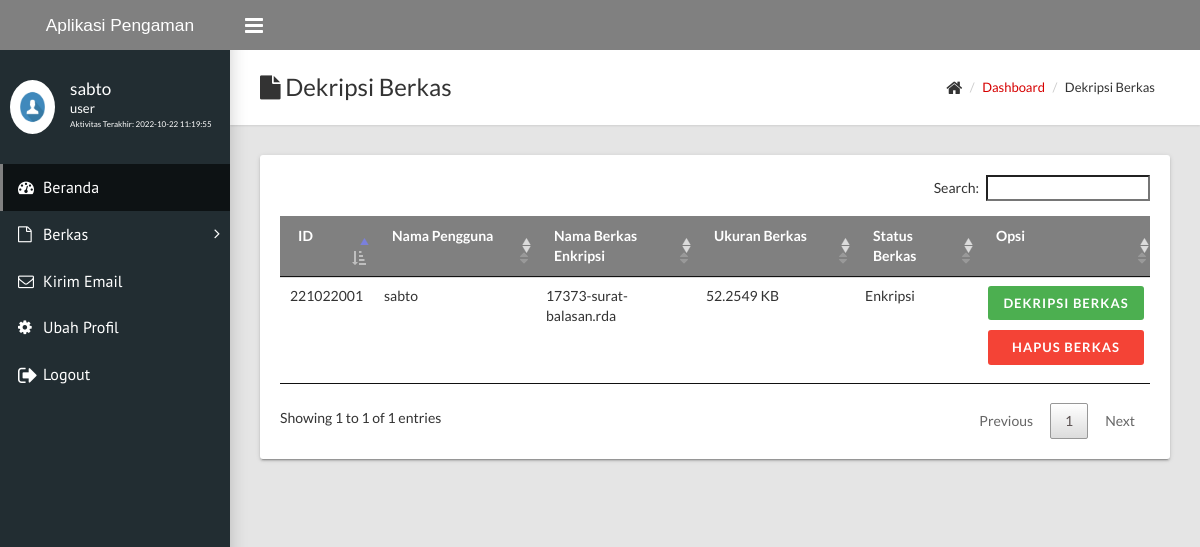
/dashboard/decrypt.php (signed in), run on the app's committed database.
### tables this page shows
CREATE TABLE `users` (
  `username` varchar(15) NOT NULL,
  `password` varchar(100) DEFAULT NULL,
  `email` varchar(100) NOT NULL,
  `fullname` varchar(50) DEFAULT NULL,
  `job_title` varchar(50) DEFAULT NULL,
  `img` text DEFAULT NULL,
  `verifikasi` enum('Ya','Tidak','Blokir') NOT NULL,
  `join_date` timestamp NULL DEFAULT NULL,
  `last_activity` timestamp NULL DEFAULT NULL,
  `status` enum('1','2') DEFAULT NULL,
  `token` varchar(200) NOT NULL
);

CREATE TABLE `file` (
  `id_file` int(11) NOT NULL,
  `username` varchar(15) DEFAULT NULL,
  `file_name_source` varchar(255) DEFAULT NULL,
  `file_name_finish` varchar(255) DEFAULT NULL,
  `file_url` varchar(255) DEFAULT NULL,
  `file_size` float DEFAULT NULL,
  `password` varchar(16) NOT NULL,
  `tgl_upload` timestamp NULL DEFAULT NULL,
  `status` enum('1','2') DEFAULT NULL,
  `keterangan` varchar(255) DEFAULT NULL
);

### dashboard/decrypt.php (the view, shortened to what this page needs)
<?php
include('../config.php');
$last = $_SESSION['username'];
?>
<!DOCTYPE html>
<html>
<head>
    <link rel="stylesheet" type="text/css" href="../assets/css/main_3.css">
    <link rel="stylesheet" type="text/css" href="../assets/plugins/datatables/css/jquery.dataTables.css">
</head>
<body class="sidebar-mini fixed">
    <?php include('navmenu.php'); ?>
    <div class="content-wrapper">
        <div class="page-title">
            <div>
                <h1><i class="fa fa-file"></i> Dekripsi Berkas</h1>
            </div>
            <div>
                <ul class="breadcrumb">
                    <li><i class="fa fa-home fa-lg"></i></li>
                    <li><a href="index.php">Dashboard</a></li>
                    <li>Dekripsi Berkas</li>
                </ul>
            </div>
        </div>
        <div class="row">
            <div class="col-md-12">
                <div class="card">
                    <div class="card-body">
                        <div class="table-responsive">
                            <table id="file" class="table striped">
                                <thead class="bg-primary">
                                    <tr>
                                        <td width="5%"><strong>ID</strong></td>
                                        <td width="20%"><strong>Nama Pengguna</strong></td>
                                        <td width="20%"><strong>Nama Berkas Enkripsi</strong></td>
                                        <td width="20%"><strong>Ukuran Berkas</strong></td>
                                        <td width="15%"><strong>Status Berkas</strong></td>
                                        <td width="10%"><strong>Opsi</strong></td>
                                    </tr>
                                </thead>
                                <tbody>
                                    <?php
                                    $query = mysqli_query($connect, "SELECT * FROM file");
                                    while ($data = mysqli_fetch_array($query)) { ?>
                                    <tr>
                                        <td><?php echo $data['id_file']; ?></td>
                                        <td><?php echo $data['username']; ?></td>
                                        <td><?php echo $data['file_name_finish']; ?></td>
                                        <td><?php echo $data['file_size']; ?> KB</td>
                                        <td><?php if ($data['status'] == 1) {
                                                echo "Enkripsi";
                                            } elseif ($data['status'] == 2) {
                                                echo "Dekripsi";
                                            } else {
                                                echo "Status Tidak Diketahui";
                                            }
                                            ?></td>
                                        <td>
                                            <?php
                                                $a = $data['id_file'];
                                                if ($data['status'] == 1) {
                                                  echo '<a href="decrypt-file.php?id_file=' . $a . '" class="btn btn-success" style="width:100%; margin-bottom : 10px;">Dekripsi Berkas</a> <br>';
                                              }
                                              ?>
                                            <a href="delete_file.php?id=<?php echo $data['id_file']; ?>"
                                                class="btn btn-danger" style="width:100%; margin-bottom : 10px;">Hapus
                                                Berkas</a> <br>
                                        </td>
                                    </tr>
                                    <?php
                                        } ?>
                                </tbody>
                            </table>
                        </div>
                    </div>
                </div>
            </div>
        </div>
    </div>
    </div>
</body>
</html>

### dashboard/navmenu.php (shortened to what this page needs)
<div class="wrapper">
  <header class="main-header hidden-print">
    <a class="logo"
    style="font-size:13pt; font-family:'Trebuchet MS', 'Lucida Sans Unicode', 'Lucida Grande', 'Lucida Sans', Arial, sans-serif;">
    <span style="margin-left: 5px;">Aplikasi Pengaman Surat</span>
  </a>
  <nav class="navbar navbar-static-top">
    <a class="sidebar-toggle" href="#" data-toggle="offcanvas"></a>
        </nav>
      </header>
      <aside class="main-sidebar hidden-print">
        <section class="sidebar">
          <div class="user-panel">
            <?php
            include '../config.php';
            $userdata = mysqli_query($connect, "SELECT * FROM users WHERE username = '$last'");
            $data = mysqli_fetch_array($userdata);
            if ($data['img'] != NULL) {
              $img = $data['img'];
            } else {
              $img = "default.png";
            }
            ?>
            <div class="pull-left image"><img class="img-circle" src="../assets/images/user/<?php echo $img; ?>"
              alt="User Image"></div>
              <div class="pull-left info">
                <p style="margin-top:-5px;"><?php echo $data['username']; ?></p>
                <p class="designation"><?php echo $data['job_title']; ?></p>
                <p class="designation" style="font-size:6pt;">Aktivitas Terakhir:
                  <?php echo $data['last_activity'] ?></p>
                </div>
              </div>
              <ul class="sidebar-menu">
                <?php
                $v = $_SESSION['username'];
                $query = mysqli_query($connect, "SELECT * FROM users WHERE username='$v'");
                $users = mysqli_fetch_array($query);
                if ($users['status'] == 1) {
                  ?>
                  <li class="active"><a href="index.php"><i class="fa fa-dashboard"></i><span>Beranda</span></a></li>
                  <?php
                }elseif($users['status'] == 2){
                  ?>
                  <li class="active"><a href="index.php"><i class="fa fa-dashboard"></i><span>Beranda</span></a></li>
                  <?php
                }
                ?>
                <?php
        if ($users['status'] == 1) {
          echo '<li class="treeview"><a href="#"><i class="fa fa-file-o"></i><span>Berkas</span><i class="fa fa-angle-right"></i></a>
          <ul class="treeview-menu">
          <li><a href="encrypt.php"><i class="fa fa-circle-o"></i> Enkripsi Berkas</a></li>
          <li><a href="decrypt.php"><i class="fa fa-circle-o"></i> Dekripsi Berkas</a></li>
          </ul>
          </li>';
        } elseif ($users['status'] == 2) {
          echo '<li class="treeview"><a href="#"><i class="fa fa-file-o"></i><span>Berkas</span><i class="fa fa-angle-right"></i></a>
          <ul class="treeview-menu">
          <li><a href="encrypt.php"><i class="fa fa-circle-o"></i> Enkripsi Berkas</a></li>
          <li><a href="decrypt.php"><i class="fa fa-circle-o"></i> Dekripsi Berkas</a></li>
          </ul>
          </li>';
        } else {
          echo "";
        }
        ?>
        <?php
        if ($users['status'] == 2) {
          ?>
          <li><a href="from_send.php"><i class="fa fa-envelope-o"></i><span>Kirim Email</span></a></li>
          <?php
        }
        ?>
        <li><a href="profile.php?id=<?php echo $_SESSION['username']; ?>"><i class="fa fa-cog"></i><span>Ubah
        Profil</span></a></li>
        <li><a href="logout.php"><i class="fa fa-sign-out fa-lg"></i><span>Logout</span></a></li>
      </ul>
    </section>
  </aside>

### data on the page
users: username "sabto", job_title "user", last_activity "2022-10-22 11:19:55"
file: id_file "221022001", username "sabto", file_name_finish "17373-surat-balasan.rda", file_size "52.2549", status "Enkripsi"
